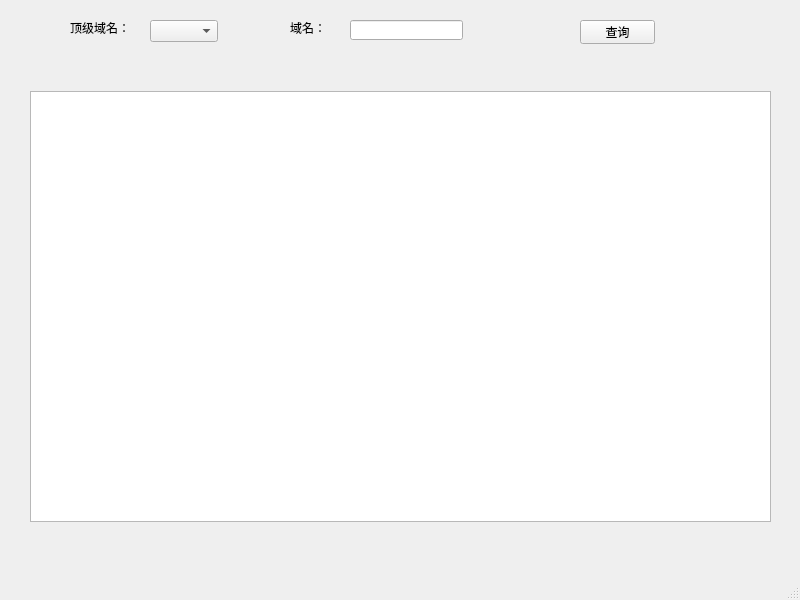
<?xml version="1.0" encoding="UTF-8"?>
<ui version="4.0">
 <class>MainWindow</class>
 <widget class="QMainWindow" name="MainWindow">
  <property name="geometry">
   <rect>
    <x>0</x>
    <y>0</y>
    <width>800</width>
    <height>600</height>
   </rect>
  </property>
  <property name="windowTitle">
   <string>MainWindow</string>
  </property>
  <widget class="QWidget" name="centralwidget">
   <widget class="QLineEdit" name="lineEdit">
    <property name="geometry">
     <rect>
      <x>350</x>
      <y>20</y>
      <width>113</width>
      <height>20</height>
     </rect>
    </property>
   </widget>
   <widget class="QLabel" name="label">
    <property name="geometry">
     <rect>
      <x>290</x>
      <y>20</y>
      <width>54</width>
      <height>16</height>
     </rect>
    </property>
    <property name="text">
     <string>域名：</string>
    </property>
   </widget>
   <widget class="QComboBox" name="comboBox">
    <property name="geometry">
     <rect>
      <x>150</x>
      <y>20</y>
      <width>68</width>
      <height>22</height>
     </rect>
    </property>
   </widget>
   <widget class="QLabel" name="label_2">
    <property name="geometry">
     <rect>
      <x>70</x>
      <y>20</y>
      <width>81</width>
      <height>16</height>
     </rect>
    </property>
    <property name="text">
     <string>顶级域名：</string>
    </property>
   </widget>
   <widget class="QPushButton" name="pushButton">
    <property name="geometry">
     <rect>
      <x>580</x>
      <y>20</y>
      <width>75</width>
      <height>24</height>
     </rect>
    </property>
    <property name="text">
     <string>查询</string>
    </property>
   </widget>
   <widget class="QTableView" name="tableView">
    <property name="geometry">
     <rect>
      <x>30</x>
      <y>91</y>
      <width>741</width>
      <height>431</height>
     </rect>
    </property>
   </widget>
  </widget>
  <widget class="QMenuBar" name="menubar">
   <property name="geometry">
    <rect>
     <x>0</x>
     <y>0</y>
     <width>800</width>
     <height>22</height>
    </rect>
   </property>
  </widget>
  <widget class="QStatusBar" name="statusbar"/>
 </widget>
 <resources/>
 <connections/>
</ui>
